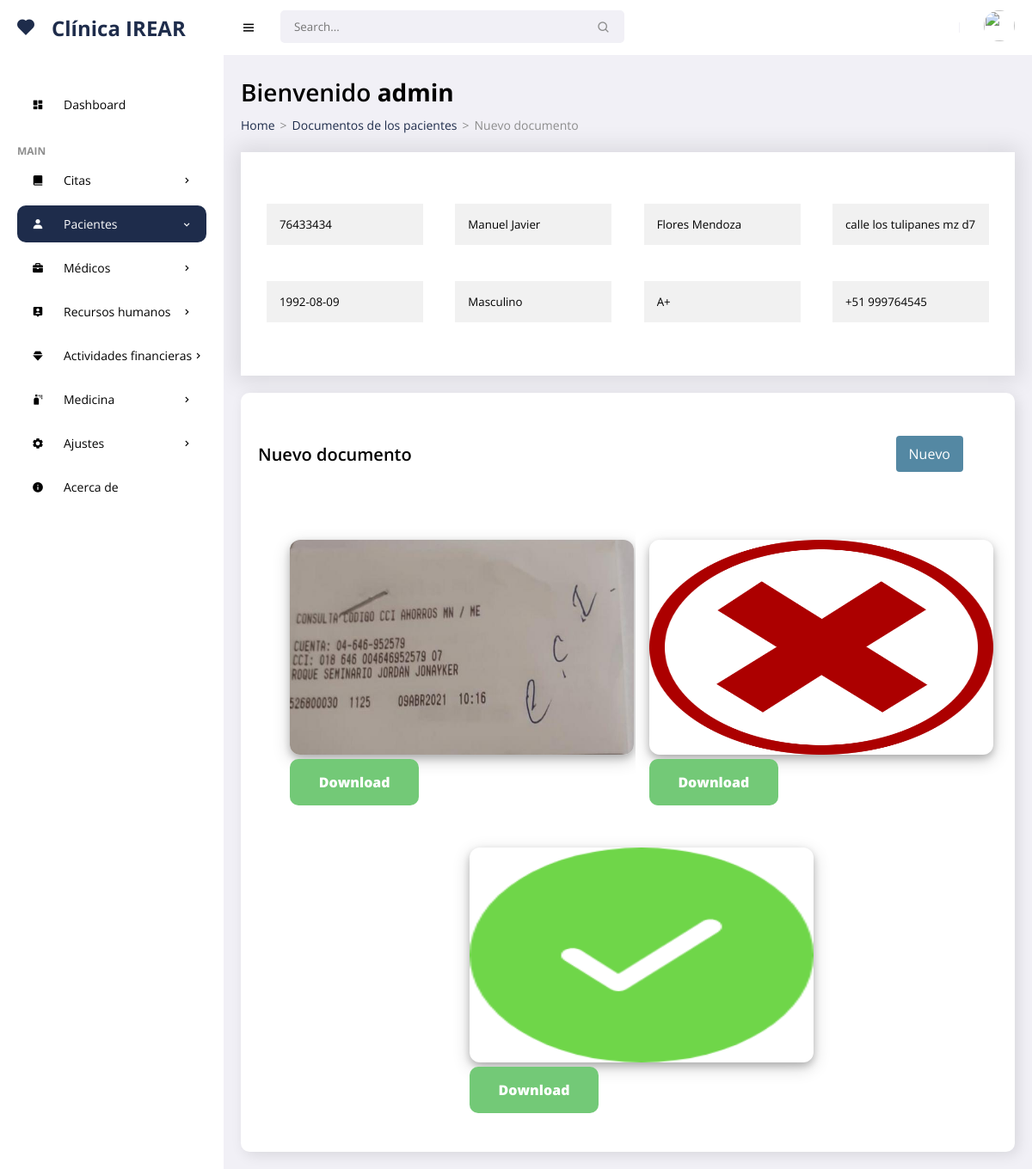
Before: /frontend/pacientes/documentos_nuevo.php?id=2 (signed in) with the older database file.
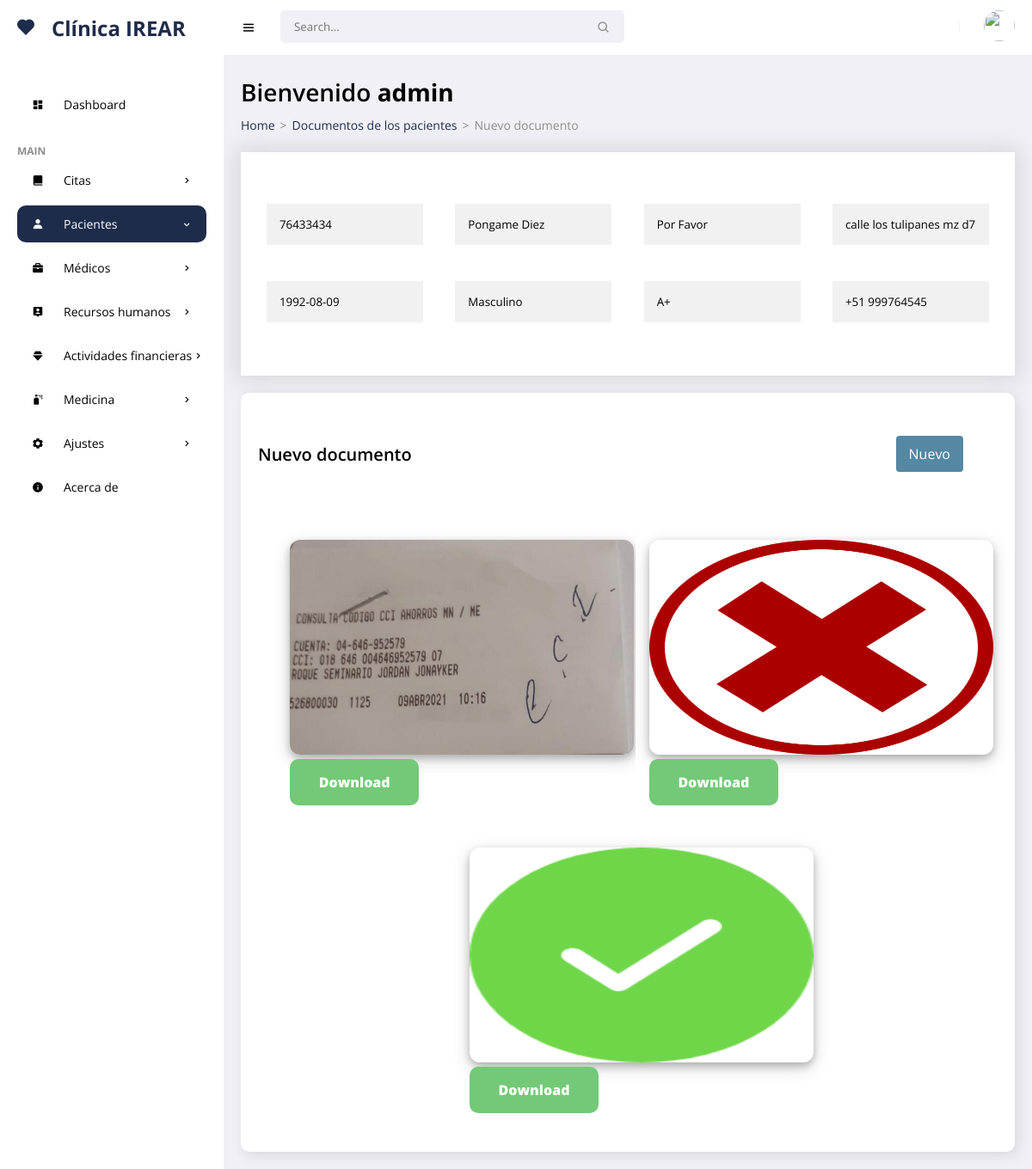
After: the same page with the newer database file.
### tables this page shows
CREATE TABLE `patients` (
  `idpa` int(11) NOT NULL,
  `numhs` char(8) NOT NULL,
  `nompa` varchar(30) NOT NULL,
  `apepa` varchar(30) NOT NULL,
  `direc` varchar(150) NOT NULL,
  `sex` varchar(15) NOT NULL,
  `grup` varchar(15) NOT NULL,
  `phon` char(13) NOT NULL,
  `cump` date NOT NULL,
  `corr` varchar(35) NOT NULL,
  `username` varchar(25) NOT NULL,
  `password` varchar(255) NOT NULL,
  `rol` char(1) NOT NULL,
  `state` char(1) NOT NULL,
  `fere` timestamp NOT NULL DEFAULT current_timestamp() ON UPDATE current_timestamp()
);

CREATE TABLE `document` (
  `iddoc` int(11) NOT NULL,
  `nomfi` varchar(150) NOT NULL,
  `foto` varchar(255) NOT NULL,
  `idpa` int(11) NOT NULL,
  `nompa` varchar(35) NOT NULL,
  `state` char(1) NOT NULL,
  `fere` timestamp NOT NULL DEFAULT current_timestamp() ON UPDATE current_timestamp()
);

### frontend/pacientes/documentos_nuevo.php (the view, shortened to what this page needs)
<!DOCTYPE html>
<html lang="es">
<head>
    <link href='https://unpkg.com/boxicons@2.0.9/css/boxicons.min.css' rel='stylesheet'>
    <link rel="stylesheet" href="../../backend/css/admin.css">
</head>
<body>
    <section id="sidebar">
        <a href="../admin/escritorio.php" class="brand"><i class='bx bxs-heart icon'></i> Clínica IREAR</a>
        <ul class="side-menu">
            <li><a href="../admin/escritorio.php" ><i class='bx bxs-dashboard icon' ></i> Dashboard</a></li>
            <li class="divider" data-text="main">Main</li>
            <li>
                <a href="#"><i class='bx bxs-book-alt icon' ></i> Citas <i class='bx bx-chevron-right icon-right' ></i></a>
            </li>
            <li>
                <a href="#" class="active"><i class='bx bxs-user icon' ></i> Pacientes <i class='bx bx-chevron-right icon-right' ></i></a>
            </li>
            <li>
                <a href="#"><i class='bx bxs-briefcase icon' ></i> Médicos <i class='bx bx-chevron-right icon-right' ></i></a>
            </li>
            <li>
                <a href="#"><i class='bx bxs-user-pin icon' ></i> Recursos humanos<i class='bx bx-chevron-right icon-right' ></i></a>
            </li>
            <li>
                <a href="#"><i class='bx bxs-diamond icon' ></i> Actividades financieras<i class='bx bx-chevron-right icon-right' ></i></a>
            </li>
            <li>
                <a href="#"><i class='bx bxs-spray-can icon' ></i> Medicina<i class='bx bx-chevron-right icon-right' ></i></a>
            </li>
            <li>
                <a href="#"><i class='bx bxs-cog icon' ></i> Ajustes<i class='bx bx-chevron-right icon-right' ></i></a>
            </li>
         <li><a href="../acerca/mostrar.php"><i class='bx bxs-info-circle icon' ></i> Acerca de</a></li>
        </ul>
    </section>
    <section id="content">
        <nav>
            <i class='bx bx-menu toggle-sidebar' ></i>
            <form action="#">
                <div class="form-group">
                    <input type="text" placeholder="Search...">
                    <i class='bx bx-search icon' ></i>
                </div>
            </form>
            <div class="profile">
                <img src="https://images.unsplash.com/photo-1517841905240-472988babdf9?ixid=MnwxMjA3fDB8MHxzZWFyY2h8NHx8cGVvcGxlfGVufDB8fDB8fA%3D%3D&ixlib=rb-1.2.1&auto=format&fit=crop&w=500&q=60" alt="">
            </div>
        </nav>
        <main>
            <h1 class="title">Bienvenido <?php echo '<strong>'.$_SESSION['username'].'</strong>'; ?></h1>
            <ul class="breadcrumbs">
                <li><a href="../admin/escritorio.php">Home</a></li>
                <li class="divider">></li>
                <li><a href="../pacientes/documentos.php">Documentos de los pacientes</a></li>
                <li class="divider">></li>
                <li><a href="#" class="active">Nuevo documento</a></li>
            </ul>
           <br>
           <?php
require '../../backend/bd/Conexion.php';
 $id = $_GET['id'];
 $sentencia = $connect->prepare("SELECT * FROM patients  WHERE idpa= '$id';");
 $sentencia->execute();
$data =  array();
if($sentencia){
  while($r = $sentencia->fetchObject()){
    $data[] = $r;
  }
}
   ?>
   <?php if(count($data)>0):?>
        <?php foreach($data as $d):?>
<div class="input-block">
                    <div class="wrap-line">
        <div class="brise-input">
            <input type="text" value="<?php echo $d->numhs; ?>" name="text" required>
        </div>
        <div class="brise-input">
            <input type="text" value="<?php echo $d->nompa; ?>" name="text" required>
        </div>
        <div class="brise-input">
            <input type="text" value="<?php echo $d->apepa; ?>" name="text" required>
        </div>
        <div class="brise-input">
            <input type="text" value="<?php echo $d->direc; ?>" name="text" required>
        </div>
        <div class="brise-input">
            <input type="text" value="<?php echo $d->cump; ?>" name="text" required>
        </div>
        <div class="brise-input">
            <input type="text" value="<?php echo $d->sex; ?>" name="text" required>
        </div>
                <div class="brise-input">
            <input type="text" value="<?php echo $d->grup; ?>" name="text" required>
        </div>
        <div class="brise-input">
            <input type="text" value="<?php echo $d->phon; ?>" name="text" required>
        </div>
                    </div>
</div>
<div class="data">
    <div class="content-data">
        <div class="head">
            <h3>Nuevo documento</h3>
                  <div class="botonsa-modals">
        <label for="btnsa-modals">
            Nuevo
        </label>
    </div>
        </div>
<div class="flexbox">
        <ul class="flex-card-list">
             <?php
$id = $_GET['id'];
 $sentencia = $connect->prepare("SELECT * FROM document  WHERE idpa= '$id';");
 $sentencia->execute();
$data =  array();
if($sentencia){
  while($r = $sentencia->fetchObject()){
    $data[] = $r;
  }
}
 ?>
 <?php  if(count($data)>0):?>
        <?php foreach($data as $e):?>
          <li class="flex-card-listitem">
            <div class="flex-card">
              <div class="flex-card-image">
                <img src="../../backend/img/subidas/<?php echo $e->foto; ?>" />
              </div>
              <div class="flex-card-content">
                <a href="../../backend/img/subidas/<?php echo $e->foto; ?>" class="flex-card-button" download>Download</a>
              </div>
            </div>
          </li>
          <?php endforeach; ?>
    <?php else:?>
      <p class="alert alert-warning">No existe ningun documento</p>
    <?php endif; ?>
        </ul>
      </div>
    </div>
</div>
        <?php endforeach; ?>
    <?php else:?>
      <p class="alert alert-warning">No hay datos</p>
    <?php endif; ?>
        </main>
    </section>
</body>
</html>

Changed rows visible on the page:
changed patients "calle los tulipanes mz d7 lt 86": text "Manuel Javier" → "Pongame Diez"; text "Flores Mendoza" → "Por Favor"
